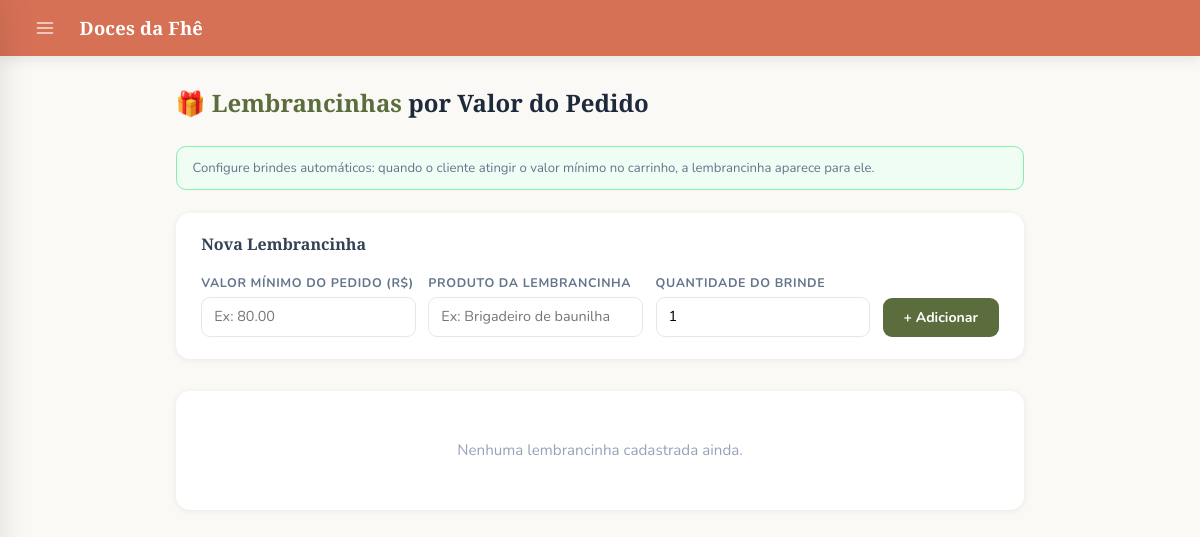
Page /admin/lembrancinhas (signed in) on the earlier database version.
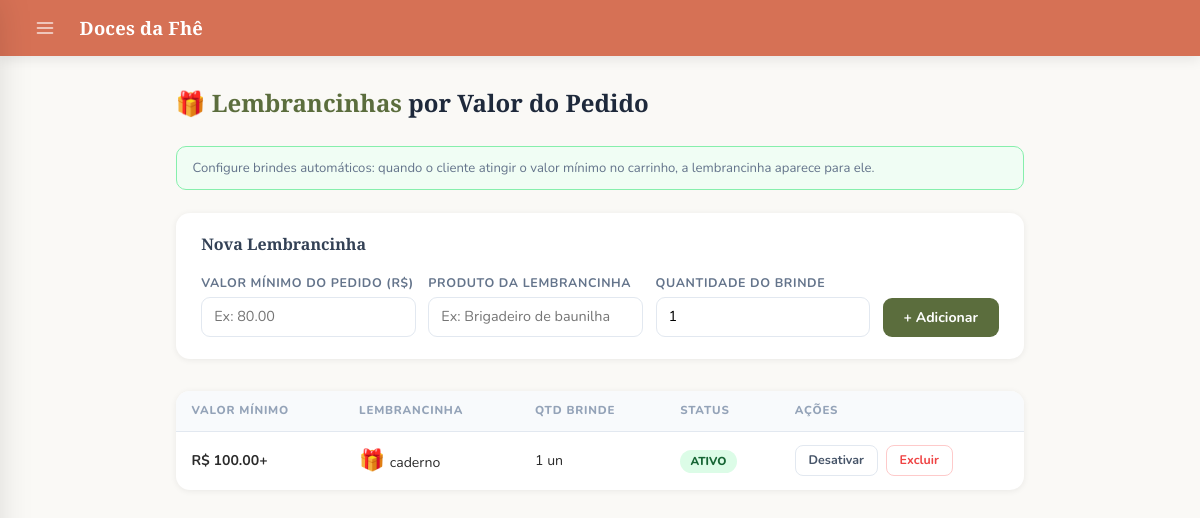
Same page on the later database version.
### models.py (models this page shows, shortened)
class Lembrancinha(db.Model):
    __tablename__ = "lembrancinhas"
    id                = db.Column(db.Integer, primary_key=True)
    valor_minimo      = db.Column(db.Numeric(10, 2), nullable=False)
    produto_nome      = db.Column(db.String(200), nullable=False)
    quantidade_brinde = db.Column(db.Integer, default=1, nullable=False)
    ativo             = db.Column(db.Boolean, default=True)

### app.py (the view, shortened to what this page needs)
@app.route('/admin/lembrancinhas', methods=['GET', 'POST'])
@login_required
@admin_required
def admin_lembrancinhas():
    itens = Lembrancinha.query.order_by(Lembrancinha.valor_minimo).all()
    return render_template('admin/lembrancinhas.html', lembrancinhas=itens)

### app.py (called while the page is built)
def admin_required(f):
    @wraps(f)
    def decorated_function(*args, **kwargs):
        if not current_user.is_authenticated or not current_user.is_admin:
            flash("Acesso negado. São necessárias permissões de administrador.", "error")
            return redirect(url_for('dashboard'))
        return f(*args, **kwargs)
    return decorated_function

@login_manager.user_loader
def load_user(user_id):
    return User.query.get(int(user_id))

@app.context_processor
def inject_globals():
    if current_user.is_authenticated:
        total_itens = db.session.query(
            db.func.sum(CarrinhoItem.quantidade)
        ).filter_by(user_id=current_user.id).scalar() or 0
    else:
        total_itens = 0
    site_config = SiteConfig.query.first()
    return dict(carrinho_total=total_itens, site_config=site_config)

### templates/admin/lembrancinhas.html (shortened to what this page needs)
{% extends "admin/base.html" %}
{% block content %}
<div class="lmb-page">
  <div class="lmb-title">🎁 <span>Lembrancinhas</span> por Valor do Pedido</div>
  <p class="lmb-hint">
    Configure brindes automáticos: quando o cliente atingir o valor mínimo no carrinho, a lembrancinha aparece para ele.
  </p>
  <div class="lmb-form-card">
    <h3>Nova Lembrancinha</h3>
    <form method="POST">
      <div class="lmb-grid">
        <div class="lmb-field">
          <label>Valor mínimo do pedido (R$)</label>
          <input type="number" name="valor_minimo" min="0.01" step="0.01"
                 placeholder="Ex: 80.00" required>
        </div>
        <div class="lmb-field">
          <label>Produto da lembrancinha</label>
          <input type="text" name="produto_nome" placeholder="Ex: Brigadeiro de baunilha" required>
        </div>
        <div class="lmb-field">
          <label>Quantidade do brinde</label>
          <input type="number" name="quantidade_brinde" min="1" value="1" required>
        </div>
        <div class="lmb-field">
          <label>&nbsp;</label>
          <button type="submit" class="btn-add">+ Adicionar</button>
        </div>
      </div>
    </form>
  </div>
  <div class="lmb-card">
    {% if lembrancinhas %}
    <table class="lmb-table">
      <thead>
        <tr>
          <th>Valor mínimo</th>
          <th>Lembrancinha</th>
          <th>Qtd brinde</th>
          <th>Status</th>
          <th>Ações</th>
        </tr>
      </thead>
      <tbody>
        {% for l in lembrancinhas %}
        <tr>
          <td><strong>R$ {{ "%.2f"|format(l.valor_minimo) }}+</strong></td>
          <td><span class="lmb-gift-icon">🎁</span>{{ l.produto_nome }}</td>
          <td>{{ l.quantidade_brinde }} un</td>
          <td>
            <span class="{{ 'badge-ativo' if l.ativo else 'badge-inativo' }}">
              {{ 'Ativo' if l.ativo else 'Inativo' }}
            </span>
          </td>
          <td style="display:flex;gap:.5rem;flex-wrap:wrap;">
            <form method="POST" style="display:inline">
              <button class="btn-toggle">{{ 'Desativar' if l.ativo else 'Ativar' }}</button>
            </form>
            <form method="POST" style="display:inline"
                  onsubmit="return confirm('Remover esta lembrancinha?')">
              <button class="btn-del">Excluir</button>
            </form>
          </td>
        </tr>
        {% endfor %}
      </tbody>
    </table>
    {% else %}
    <div class="empty-msg">Nenhuma lembrancinha cadastrada ainda.</div>
    {% endif %}
  </div>
</div>
{% endblock %}

Differences in the rows shown:
added Lembrancinha: valor_minimo "100.00", produto_nome "caderno", quantidade_brinde "1", ativo "ATIVO", ativo "Desativar"
Other differences:
text no longer shown: "Nenhuma lembrancinha cadastrada ainda."
text now shown: "VALOR MÍNIMO LEMBRANCINHA QTD BRINDE STATUS AÇÕES"
